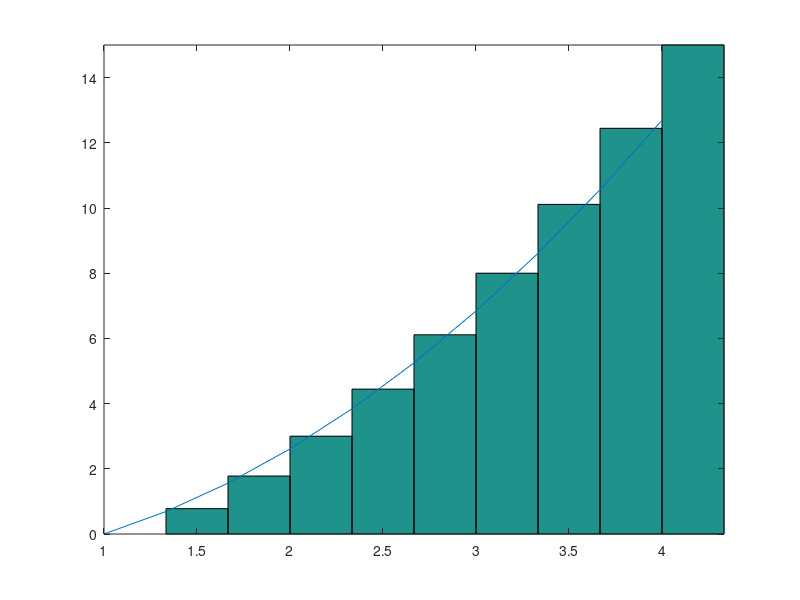

Here is the MATLAB script that generated this plot:
% Octave Script
% Title	        :Sumas de Rieman
% Correo        :orlandourbanotrejo@gmail.com
% Description	: Grafique mediante sumas de riemman 
%                 el area bajo la curva de la funcion f(x)= x^2 -1 en un intervalo cerrado de [1, 4].
% Author	    :Orlando Urbano Trejo 
% Date		    :01_05_2021
% Version	    :1
% Usage		    :octave>path/EjercicioNumero1
%		        :Requiere aplicacion octave, usar linea de comandos
%		        :https://octaveintro.readthedocs.io/en/latest/index.html

%limpia la pantalla y las variables.
clc, clear
areatotal=0;
%define los intervalos y el numero de rectangulos.
a = 1;
b = 4;
n = 10;
%determina la longitud de la base o el incremento 
%de x.
base = (b-a)/n;
%definicion de la funcion.
x = a:base:(b-base);
%y esta representada por la variable altura
altura=(x.^2)-1;
%calcula el valor de cada uno de los rectangulos.
area = base*altura;
%En teoria el valor de la sumatoria deberia estar
%reflejada   en  este  acumulador sin embargo  no 
%entiendo por que :c
areatotal += area;
%imprime los valores obtenidos.
printf('\n area por rectangulo : %d \n', double(areatotal));


%estable    la    linea   que   forma  la funcion
x2 = linspace(1,4,10);
y2 = (x.^2)-1;
%inicio del  intervalo, fin del intervalo, numero 
%de rectangulos.
xa = linspace(1,4,10);
yab = (xa.^2)-1;

%dibuja una  grafica de barras una a lado de otra 
%sin espacios
g = bar(xa,yab,'histc');

%permite continuar  graficando  despues de que ya 
%exista un grafica trazada
hold on

%Grafica la funcion
plot(x2,y2);

%ajusta la grafica a los datos.
axis tight

